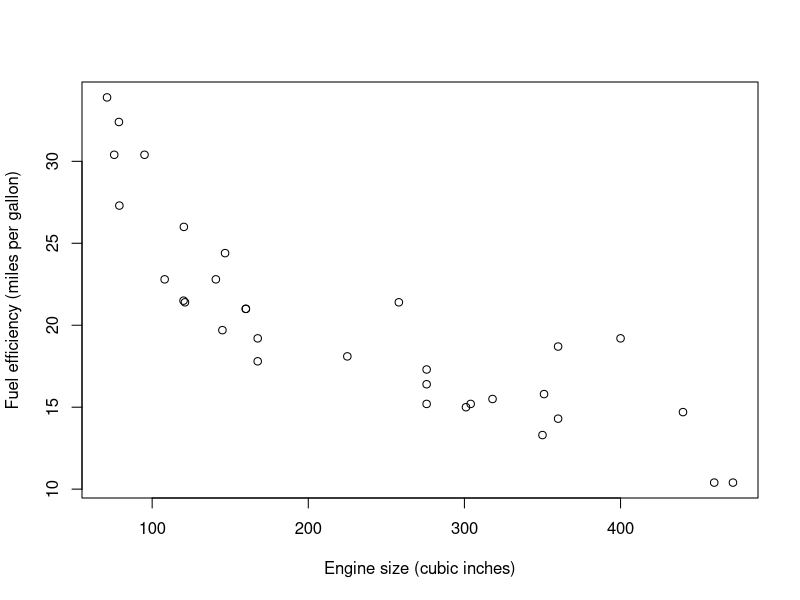
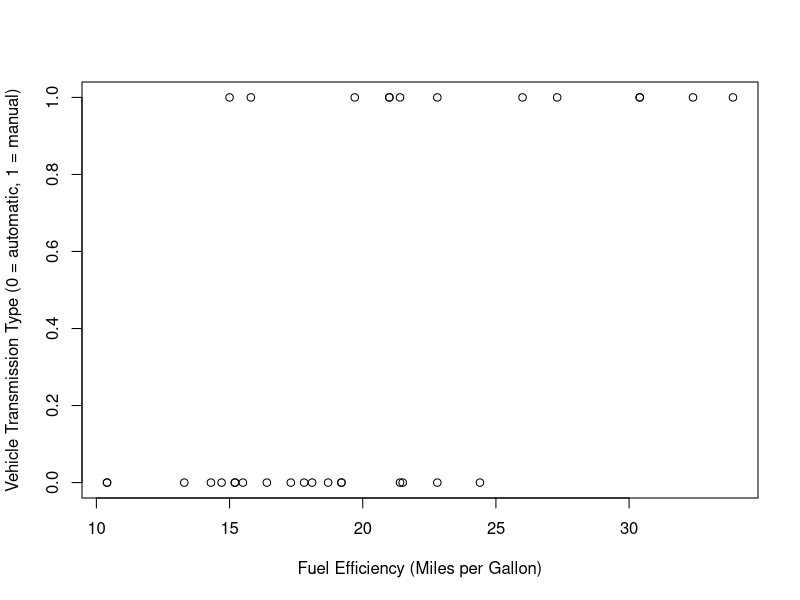
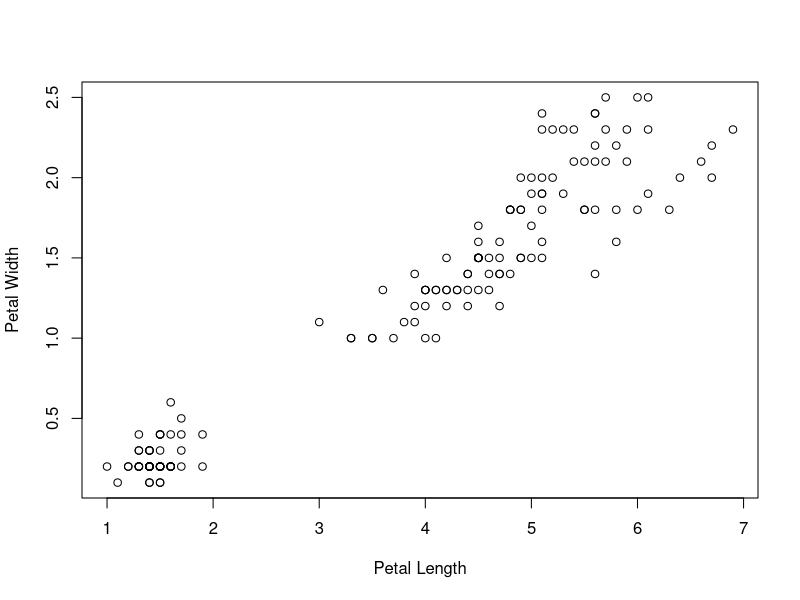
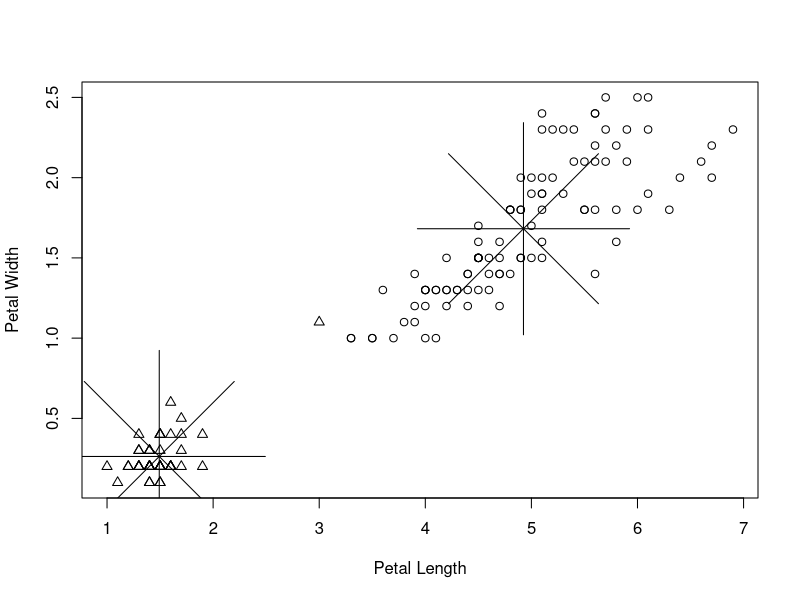
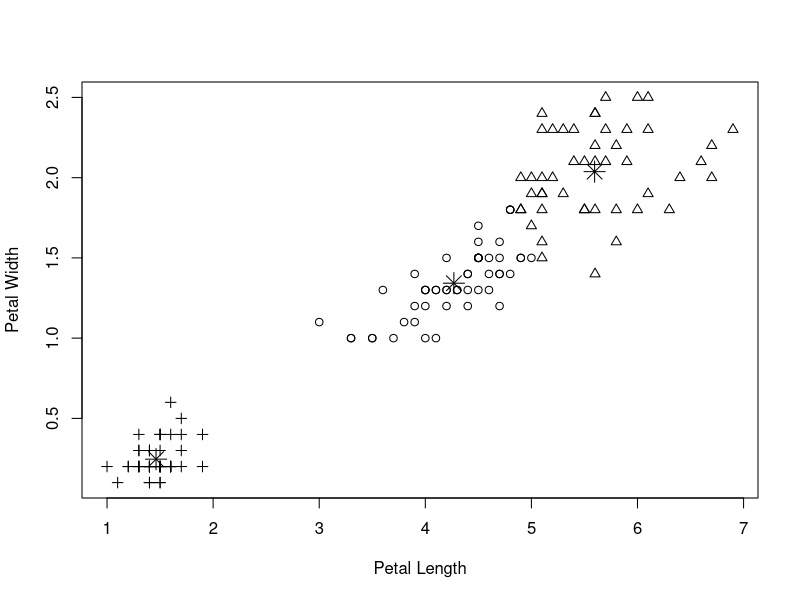
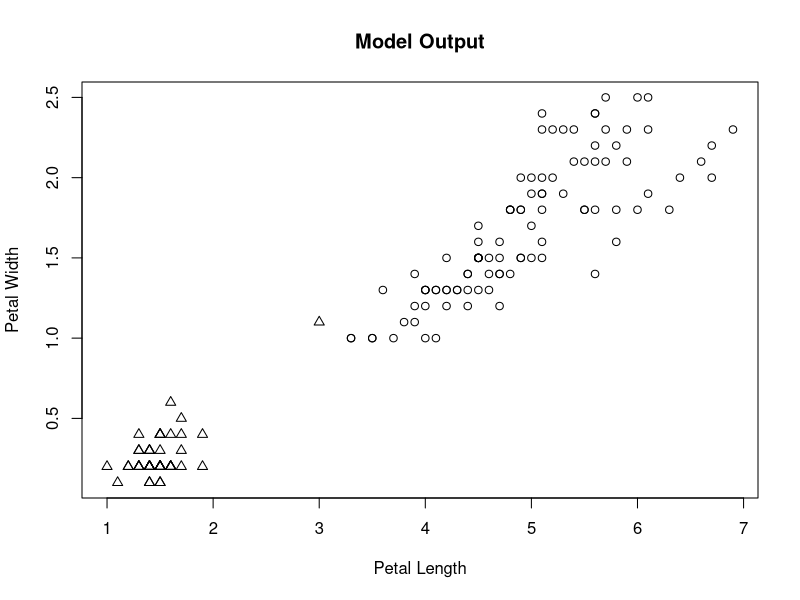
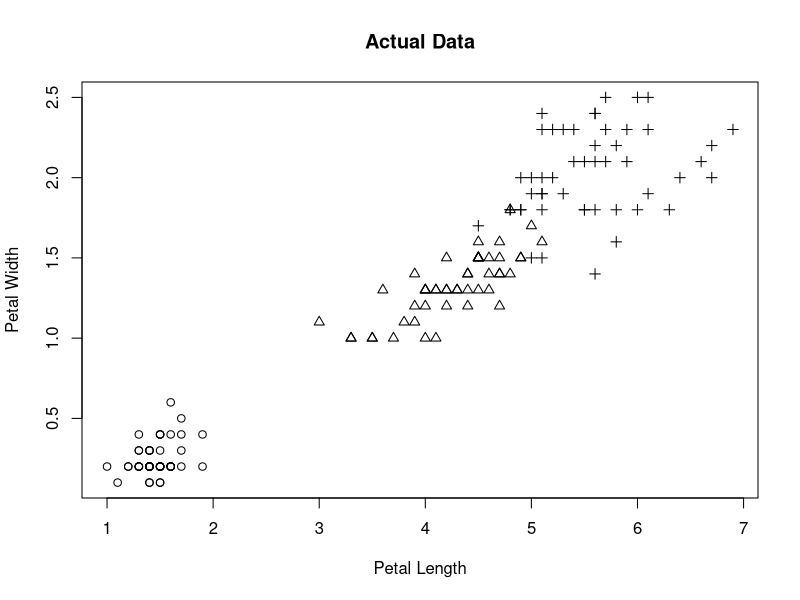
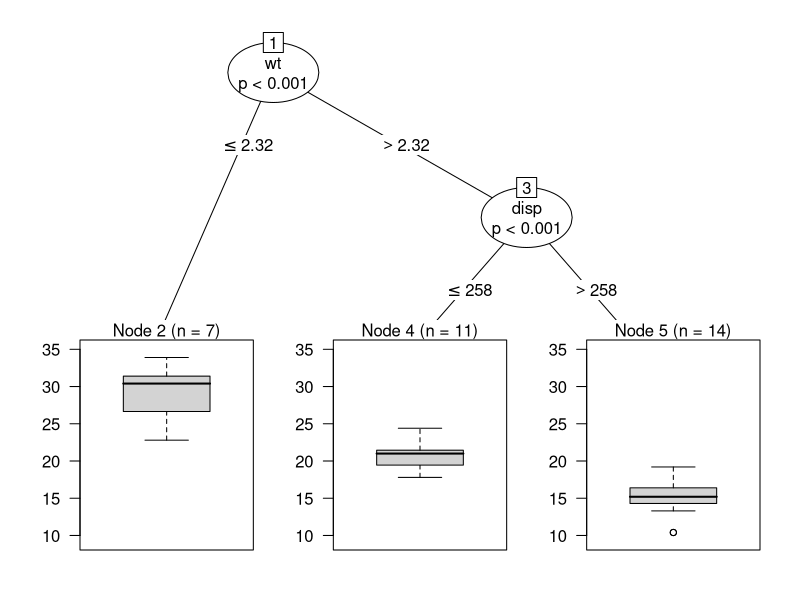

Reproduce these figures in R, in order.
## ---- chunk 1
library(ggplot2)
library(tidyverse)
## ---- chunk 2
head(mtcars)
#11 features 

plot(y = mtcars$mpg, x = mtcars$disp, xlab = "Engine size (cubic inches)", ylab = "Fuel efficiency (miles per gallon)")
# Fuel efficiency decreases as the size of the engine increases but if you have some new engine for which you want know the efficiency it doesnt give you an exact answer 

model <- lm(mtcars$mpg ~ mtcars$disp)
coef(model)
## ---- chunk 3
coef(model)[2] * 200 + coef(model)[1]
## ---- chunk 4
summary(model)
## ---- chunk 5
split_size = 0.8
sample_size = floor(split_size * nrow(mtcars)) # floor() takes a simple numeric argument x and returns a numeric vector containing the integers formed by truncating the values in x toward 0
set.seed(123) # for randomization 
train_indices <- sample(seq_len(nrow(mtcars)), size = sample_size) #sample takes a sample of specified size, seq_len() generates regular sequences of mtcar rows that are sample size of training 

train <- mtcars[train_indices, ]
test <- mtcars[-train_indices, ]
## ---- chunk 6
model2 <- lm(mpg~disp, data = train) # runs model on training data
new.data <- data.frame(disp = test$disp) # creates new dataframe with the disp feature from test data
test$output <- predict(model2, new.data) # using the model on the test disp feature 
sqrt(sum(test$mpg - test$output)^2/nrow(test))
## ---- chunk 7
plot(x = mtcars$mpg, y = mtcars$am, xlab = "Fuel Efficiency (Miles per Gallon)", ylab = "Vehicle Transmission Type (0 = automatic, 1 = manual)")
## ---- chunk 8
#install.packages("caTools")
library(caTools)
## ---- chunk 9
Label.train = train[, 9] #Need to give the model the label against which we want to predict as well as the data you want to use for training
Data.train = train[, -9] #"the data we want is the mtcars dataset that we split into a training set except column number 9" which is the am column we used before which subsets the data instead of listing out each column individually for input, just focuses on am!

model = LogitBoost(Data.train, Label.train) #set the label and data by picking the columns that represented each 
Data.test = test
Lab = predict(model, Data.test, type = "raw")
data.frame(row.names(test), test$mpg, test$am, Lab)
## ---- chunk 10
plot(x = iris$Petal.Length, y = iris$Petal.Width, xlab = "Petal Length", ylab = "Petal Width")
# petal length as a function of petal width 
## ---- chunk 11
data = data.frame(iris$Petal.Length, iris$Petal.Width)
iris.kmeans <- kmeans(data, 2)
plot(x = iris$Petal.Length, y = iris$Petal.Width, pch = iris.kmeans$cluster,
     xlab = "Petal Length", ylab = "Petal Width")
points(iris.kmeans$centers, pch = 8, cex = 20)
## ---- chunk 12
iris.kmeans3 <- kmeans(data, 3)

plot(x = iris$Petal.Length, y = iris$Petal.Width, pch = iris.kmeans3$cluster,
     xlab = "Petal Length", ylab = "Petal Width")
points(iris.kmeans3$centers, pch = 8, cex = 2)

## ---- chunk 13

plot(x = iris$Petal.Length, iris$Petal.Width, pch = iris.kmeans$cluster, xlab = "Petal Length", ylab = "Petal Width", main = "Model Output")

plot(x = iris$Petal.Length, y = iris$Petal.Width, pch = as.integer(iris$Species), xlab = "Petal Length", ylab = "Petal Width", main = "Actual Data")

par(mfrow = c(1,2))
## ---- chunk 14
head(iris)
unique(iris$Species) #3 species!
## ---- chunk 15
table(iris.kmeans3$cluster, iris$Species)
## ---- chunk 16
install.packages("party")
library(party)
tree <- ctree(mpg ~ ., data = mtcars)
plot(tree)

## ---- chunk 17
tree.train <- ctree(mpg~ ., data = train)
plot(tree.train)
## ---- chunk 18
test$mpg.tree <- predict(tree.train, test) #predict() function and applies it to the entirety of the test data
test$class <- predict(tree.train, test, type = "node") #applies it to the entirety of the test data and then stores it as a column in the test data then it performs the same procedure but add type="node" option to get a class out!
data.frame(row.names(test), test$mpg, test$mpg.tree, test$class) # sticks them together in a df
